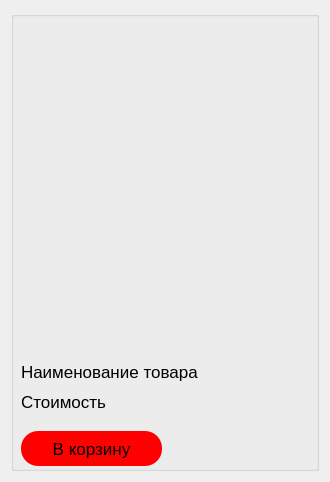
<?xml version="1.0" encoding="UTF-8"?>
<ui version="4.0">
 <class>catalogWidget</class>
 <widget class="QWidget" name="catalogWidget">
  <property name="geometry">
   <rect>
    <x>0</x>
    <y>0</y>
    <width>330</width>
    <height>482</height>
   </rect>
  </property>
  <property name="sizePolicy">
   <sizepolicy hsizetype="Fixed" vsizetype="Fixed">
    <horstretch>0</horstretch>
    <verstretch>0</verstretch>
   </sizepolicy>
  </property>
  <property name="minimumSize">
   <size>
    <width>330</width>
    <height>480</height>
   </size>
  </property>
  <property name="windowTitle">
   <string>Form</string>
  </property>
  <layout class="QVBoxLayout" name="verticalLayout">
   <item>
    <widget class="QGroupBox" name="groupBox">
     <property name="minimumSize">
      <size>
       <width>300</width>
       <height>460</height>
      </size>
     </property>
     <property name="title">
      <string/>
     </property>
     <widget class="QLabel" name="photo_label">
      <property name="geometry">
       <rect>
        <x>10</x>
        <y>10</y>
        <width>291</width>
        <height>331</height>
       </rect>
      </property>
      <property name="minimumSize">
       <size>
        <width>291</width>
        <height>331</height>
       </size>
      </property>
      <property name="text">
       <string/>
      </property>
     </widget>
     <widget class="QLabel" name="name_label">
      <property name="geometry">
       <rect>
        <x>10</x>
        <y>340</y>
        <width>250</width>
        <height>41</height>
       </rect>
      </property>
      <property name="minimumSize">
       <size>
        <width>250</width>
        <height>41</height>
       </size>
      </property>
      <property name="font">
       <font>
        <pointsize>13</pointsize>
       </font>
      </property>
      <property name="text">
       <string>Наименование товара</string>
      </property>
     </widget>
     <widget class="QLabel" name="price_label">
      <property name="geometry">
       <rect>
        <x>10</x>
        <y>380</y>
        <width>250</width>
        <height>22</height>
       </rect>
      </property>
      <property name="minimumSize">
       <size>
        <width>250</width>
        <height>22</height>
       </size>
      </property>
      <property name="font">
       <font>
        <pointsize>13</pointsize>
       </font>
      </property>
      <property name="text">
       <string>Стоимость</string>
      </property>
     </widget>
     <widget class="QPushButton" name="card_pushButton">
      <property name="geometry">
       <rect>
        <x>10</x>
        <y>420</y>
        <width>141</width>
        <height>35</height>
       </rect>
      </property>
      <property name="minimumSize">
       <size>
        <width>140</width>
        <height>35</height>
       </size>
      </property>
      <property name="font">
       <font>
        <pointsize>13</pointsize>
       </font>
      </property>
      <property name="styleSheet">
       <string notr="true">background-color: red;
border: none;
border-radius: 17px;</string>
      </property>
      <property name="text">
       <string>В корзину</string>
      </property>
     </widget>
    </widget>
   </item>
  </layout>
 </widget>
 <resources/>
 <connections/>
</ui>
